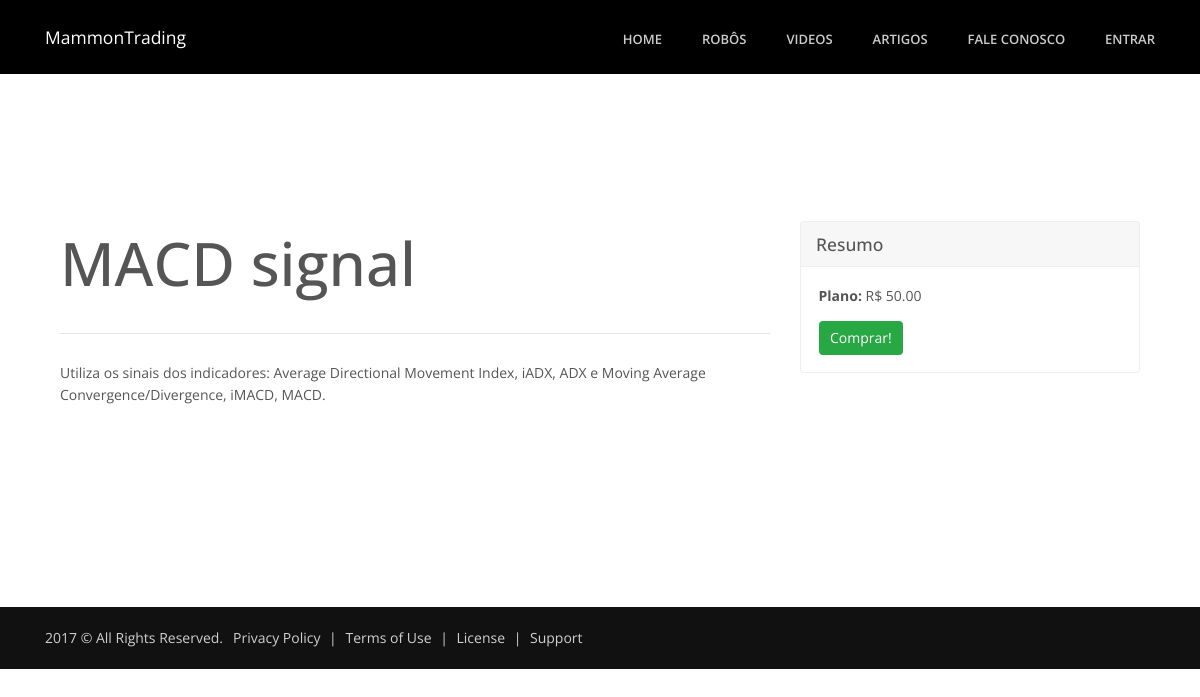
/robos/macd-signal/, run on an earlier commit of the app's database.
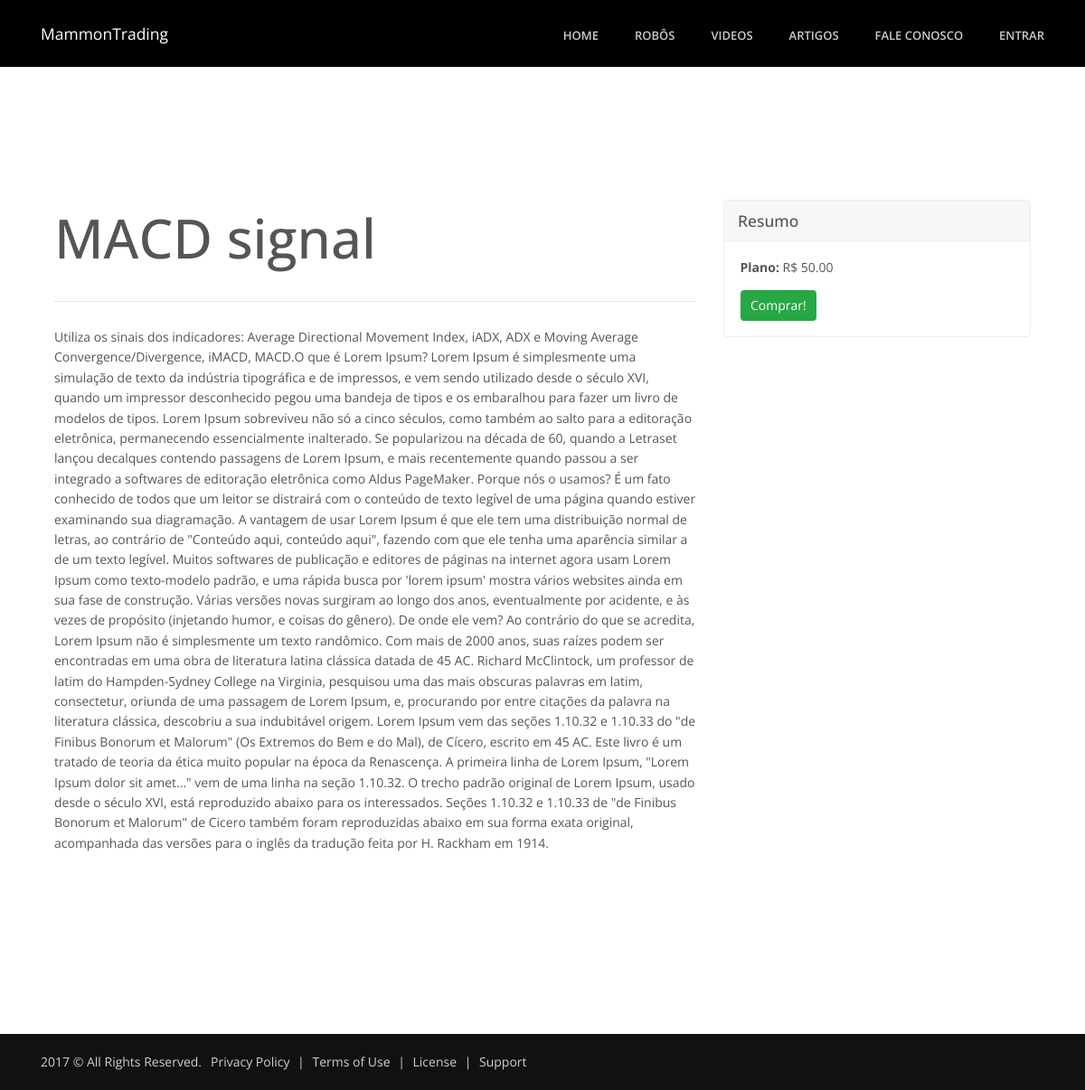
And on a later commit of the database.
### robo/models.py (models this page shows, shortened)
class Robo(models.Model):
    TIPO = {
        (0, 'Conservador'),
        (1, 'Moderado'),
        (2, 'Arrojado'),
    }
    nome = models.CharField('Nome', max_length=100)
    slug = models.SlugField('Slug', max_length=100)
    imagem = models.ImageField(upload_to='imagens', verbose_name='Imagem')
    preco = models.DecimalField('Preco', decimal_places=2, max_digits=6)
    descricao = models.TextField('Descricao')
    criado_em = models.DateTimeField('Criado em', auto_now_add=True)
    atualizado_em = models.DateTimeField('Atualizado em', auto_now=True)
    tipo = models.IntegerField('Tipo', choices=TIPO, default=0, blank=True)
    class Meta:
        verbose_name = 'Robo'
        verbose_name_plural = 'Robos'
        ordering = ['nome']

### robo/templates/robo/robo_detail.html (shortened to what this page needs)
{% extends 'core/base.html' %}
{% load static %}
{% block content %}
    <div class="container">
        <div class="row">
            <div class="col-md-8">
                <h1 class="mt-4">{{ object.nome }}</h1>
                <hr>
                {{ object.descricao|safe }}
            </div>
            <div class="col-md-4">
                <div class="card my-4">
                    <h5 class="card-header">Resumo</h5>
                    <div class="card-body">
                        <div class="input-group">
                            <p><strong>Plano:</strong> R$ {{ object.preco }}</p>
                        </div>
                        <form action="{% url 'robo:compra' object.slug %}" method='POST'>
                            <div class="input-group">
                            <span class="input-group-btn">
                                <button class="btn btn-success" type="submit">Comprar!</button>
                            </span>
                            </div>
                        </form>
                    </div>
                </div>
            </div>
        </div>
    </div>
{% endblock %}

What changed in the data, as far as the page shows it:
changed Robo "MACD signal": descricao "Utiliza os sinais dos indicadores: Average Directional Movement Index, iADX, ADX e Moving Average Convergence/Divergence, iMACD, MACD." → "…Moving Average Convergence/Divergence, iMACD, MACD.O que é Lorem Ipsum? Lorem Ipsum é simplesmente uma simulação de texto da indústria tipográfica e de impressos, e vem sendo utilizado desde o século XVI, quando um impressor desconhecido pegou uma bandeja de tipos e os embaralhou para fazer um livro de modelos de tipos. Lorem Ipsum sobreviveu não só a cinco séculos, como também ao salto para a editoração eletrônica, permanecendo essencialmente inalterado. Se popularizou na década de 60, quando a Letraset lançou decalques contendo passagens de Lorem Ipsum, e mais recentemente quando passou a ser integrado a softwares de editoração eletrônica como Aldus PageMaker. Porque nós o usamos? É um…"
